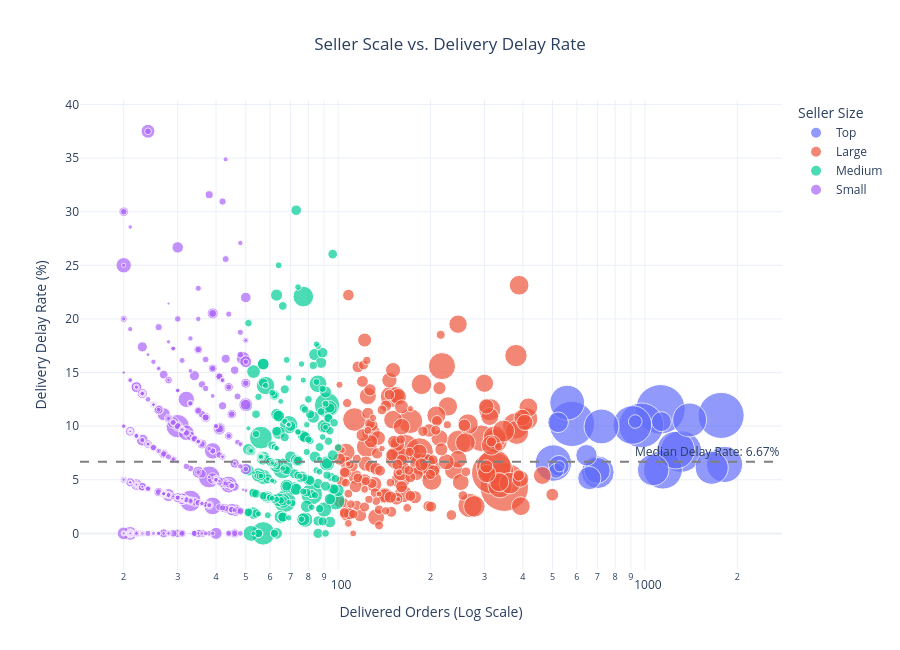

Source (notebook cell):
### Code cell
#针对订单数量>=20的804个卖家，绘制卖家履约表现气泡图

# 复制数据，避免修改原始数据
plot_data = seller_delivery.copy()

# 按订单规模分组
plot_data['seller_size'] = pd.cut(
    plot_data['delivered_orders'],
    bins=[0, 50, 100, 500, float('inf')],
    labels=['Small', 'Medium', 'Large', 'Top']
)

# 去除延迟率或收入缺失的记录
plot_data = plot_data.dropna(
    subset=['delayed_rate', 'total_product_revenue']
)

fig = px.scatter(
    plot_data,
    x='delivered_orders',
    y='delayed_rate',
    size='total_product_revenue',
    color='seller_size',
    hover_name='seller_id',
    hover_data={
        'seller_city': True,
        'seller_state': True,
        'delivered_orders': True,
        'delayed_rate': ':.2f',  # 修改点 1：去掉百分比格式化，保留两位小数
        'avg_delivery_days': ':.1f',
        'total_product_revenue': ':.2f'
    },
    log_x=True,
    size_max=35,
    opacity=0.7,
    title='Seller Scale vs. Delivery Delay Rate',
    labels={
        'delivered_orders': 'Delivered Orders (Log Scale)',
        'delayed_rate': 'Delivery Delay Rate (%)', # 修改点 2：坐标轴加上 (%) 单位
        'seller_size': 'Seller Size',
        'total_product_revenue': 'Product Revenue (BRL)'
    }
)

# 添加整体卖家延迟率中位数参考线
median_delay = plot_data['delayed_rate'].median()

fig.add_hline(
    y=median_delay,
    line_dash='dash',
    line_color='gray',
    annotation_text=f'Median Delay Rate: {median_delay:.2f}%' # 修改点 3：手动拼接 % 号
)

fig.update_layout(
    template='plotly_white',
    title_x=0.5,
    height=650,
    legend_title='Seller Size'
)

fig.show()

### Figure 1 — Plotly figure (JSON) as saved in the notebook; plotly's stock layout.template omitted (floating-point values rounded to 4 significant figures; data arrays with more than 128 entries replaced by an {"elided": "..."} marker saying what was removed)
{"data": [{"customdata": [["guariba", "SP", 15.04, 227000.0], ["ibitinga", "SP", 14.47, 196900.0], ["sumare", "SP", 13.33, 190900.0], ["itaquaquecetuba", "SP", 22.32, 186600.0], ["piracicaba", "SP", 11.17, 159800.0], ["sao paulo", "SP", 11.18, 139700.0], ["sao paulo", "SP", 12.37, 138200.0], ["sao paulo", "SP", 10.75, 131800.0], ["rio de janeiro", "RJ", 11.91, 122800.0], ["sao paulo", "SP", 9.61, 120700.0], ["petropolis", "RJ", 12.88, 112500.0], ["ribeirao preto", "SP", 15.71, 112400.0], ["sao jose do rio preto", "SP", 15.79, 106700.0], ["santo andre", "SP", 11.57, 101100.0], ["ilicinea", "MG", 13.63, 99310.0], ["campo limpo paulista", "SP", 13.49, 93410.0], ["ibitinga", "SP", 14.14, 63040.0], ["salto", "SP", 9.85, 50080.0], ["praia grande", "SP", 9.83, 42230.0], ["praia grande", "SP", 11.26, 39930.0], ["ibitinga", "SP", 14.4, 39480.0], ["sao paulo", "SP", 13.3, 36700.0], ["ibitinga", "SP", 14.59, 20930.0], ["sao paulo", "SP", 12.65, 17260.0], ["maringa", "PR", 14.32, 11800.0]], "hovertemplate": "<b>%{hovertext}</b><br><br>Seller Size=Top<br>Delivered Orders (Log Scale)=%{x}<br>Delivery Delay Rate (%)=%{y:.2f}<br>Product Revenue (BRL)=%{customdata[3]:.2f}<br>seller_city=%{customdata[0]}<br>seller_state=%{customdata[1]}<br>avg_delivery_days=%{customdata[2]:.1f}<extra></extra>", "hovertext": ["4869f7a5dfa277a7dca6462dcf3b52b2", "4a3ca9315b744ce9f8e9374361493884", "fa1c13f2614d7b5c4749cbc52fecda94", "7c67e1448b00f6e969d365cea6b010ab", "da8622b14eb17ae2831f4ac5b9dab84a", "7a67c85e85bb2ce8582c35f2203ad736", "1025f0e2d44d7041d6cf58b6550e0bfa", "955fee9216a65b617aa5c0531780ce60", "46dc3b2cc0980fb8ec44634e21d2718e", "6560211a19b47992c3666cc44a7e94c0", "620c87c171fb2a6dd6e8bb4dec959fc6", "7d13fca15225358621be4086e1eb0964", "1f50f920176fa81dab994f9023523100", "cc419e0650a3c5ba77189a1882b7556a", "a1043bafd471dff536d0c462352beb48", "3d871de0142ce09b7081e2b9d1733cb1", "cca3071e3e9bb7d12640c9fbe2301306", "f8db351d8c4c4c22c6835c19a46f01b0", "e9779976487b77c6d4ac45f75ec7afe9", "d91fb3b7d041e83b64a00a3edfb37e4f", "391fc6631aebcf3004804e51b40bcf1e", "ea8482cd71df3c1969d7b9473ff13abc", "d2374cbcbb3ca4ab1086534108cc3ab7", "8b321bb669392f5163d04c59e235e066", "128639473a139ac0f3e5f5ade55873a5"], "legendgroup": "Top", "marker": {"color": "#636efa", "opacity": 0.7, "size": [227000.0, 196900.0, 190900.0, 186600.0, 159800.0, 139700.0, 138200.0, 131800.0, 122800.0, 120700.0, 112500.0, 112400.0, 106700.0, 101100.0, 99310.0, 93410.0, 63040.0, 50080.0, 42230.0, 39930.0, 39480.0, 36700.0, 20930.0, 17260.0, 11800.0], "sizemode": "area", "sizeref": 185.3, "symbol": "circle"}, "mode": "markers", "name": "Top", "orientation": "v", "showlegend": true, "x": [1124, 1772, 578, 973, 1311, 1145, 910, 1261, 503, 1819, 722, 558, 1399, 1651, 702, 1064, 699, 659, 645, 524, 521, 1132, 514, 930, 527], "xaxis": "x", "y": [11.57, 11.0, 10.21, 10.07, 7.63, 5.94, 10.11, 7.77, 6.56, 6.43, 9.97, 12.19, 10.58, 6.12, 5.7, 5.92, 5.87, 5.16, 7.29, 6.3, 10.36, 10.42, 5.84, 10.43, 6.26], "yaxis": "y", "type": "scatter"}, {"customdata": {"elided": "183x4 mixed values"}, "hovertemplate": "<b>%{hovertext}</b><br><br>Seller Size=Large<br>Delivered Orders (Log Scale)=%{x}<br>Delivery Delay Rate (%)=%{y:.2f}<br>Product Revenue (BRL)=%{customdata[3]:.2f}<br>seller_city=%{customdata[0]}<br>seller_state=%{customdata[1]}<br>avg_delivery_days=%{customdata[2]:.1f}<extra></extra>", "hovertext": {"elided": "183 str values"}, "legendgroup": "Large", "marker": {"color": "#EF553B", "opacity": 0.7, "size": {"elided": "183 float values"}, "sizemode": "area", "sizeref": 185.3, "symbol": "circle"}, "mode": "markers", "name": "Large", "orientation": "v", "showlegend": true, "x": {"elided": "183 int values"}, "xaxis": "x", "y": {"elided": "183 float values"}, "yaxis": "y", "type": "scatter"}, {"customdata": {"elided": "205x4 mixed values"}, "hovertemplate": "<b>%{hovertext}</b><br><br>Seller Size=Medium<br>Delivered Orders (Log Scale)=%{x}<br>Delivery Delay Rate (%)=%{y:.2f}<br>Product Revenue (BRL)=%{customdata[3]:.2f}<br>seller_city=%{customdata[0]}<br>seller_state=%{customdata[1]}<br>avg_delivery_days=%{customdata[2]:.1f}<extra></extra>", "hovertext": {"elided": "205 str values"}, "legendgroup": "Medium", "marker": {"color": "#00cc96", "opacity": 0.7, "size": {"elided": "205 float values"}, "sizemode": "area", "sizeref": 185.3, "symbol": "circle"}, "mode": "markers", "name": "Medium", "orientation": "v", "showlegend": true, "x": {"elided": "205 int values"}, "xaxis": "x", "y": {"elided": "205 float values"}, "yaxis": "y", "type": "scatter"}, {"customdata": {"elided": "391x4 mixed values"}, "hovertemplate": "<b>%{hovertext}</b><br><br>Seller Size=Small<br>Delivered Orders (Log Scale)=%{x}<br>Delivery Delay Rate (%)=%{y:.2f}<br>Product Revenue (BRL)=%{customdata[3]:.2f}<br>seller_city=%{customdata[0]}<br>seller_state=%{customdata[1]}<br>avg_delivery_days=%{customdata[2]:.1f}<extra></extra>", "hovertext": {"elided": "391 str values"}, "legendgroup": "Small", "marker": {"color": "#ab63fa", "opacity": 0.7, "size": {"elided": "391 float values"}, "sizemode": "area", "sizeref": 185.3, "symbol": "circle"}, "mode": "markers", "name": "Small", "orientation": "v", "showlegend": true, "x": {"elided": "391 int values"}, "xaxis": "x", "y": {"elided": "391 float values"}, "yaxis": "y", "type": "scatter"}], "layout": {"xaxis": {"anchor": "y", "domain": [0.0, 1.0], "title": {"text": "Delivered Orders (Log Scale)"}, "type": "log"}, "yaxis": {"anchor": "x", "domain": [0.0, 1.0], "title": {"text": "Delivery Delay Rate (%)"}}, "legend": {"title": {"text": "Seller Size"}, "tracegroupgap": 0, "itemsizing": "constant"}, "title": {"text": "Seller Scale vs. Delivery Delay Rate", "x": 0.5}, "shapes": [{"line": {"color": "gray", "dash": "dash"}, "type": "line", "x0": 0, "x1": 1, "xref": "x domain", "y0": 6.67, "y1": 6.67, "yref": "y"}], "annotations": [{"showarrow": false, "text": "Median Delay Rate: 6.67%", "x": 1, "xanchor": "right", "xref": "x domain", "y": 6.67, "yanchor": "bottom", "yref": "y"}], "height": 650}}
